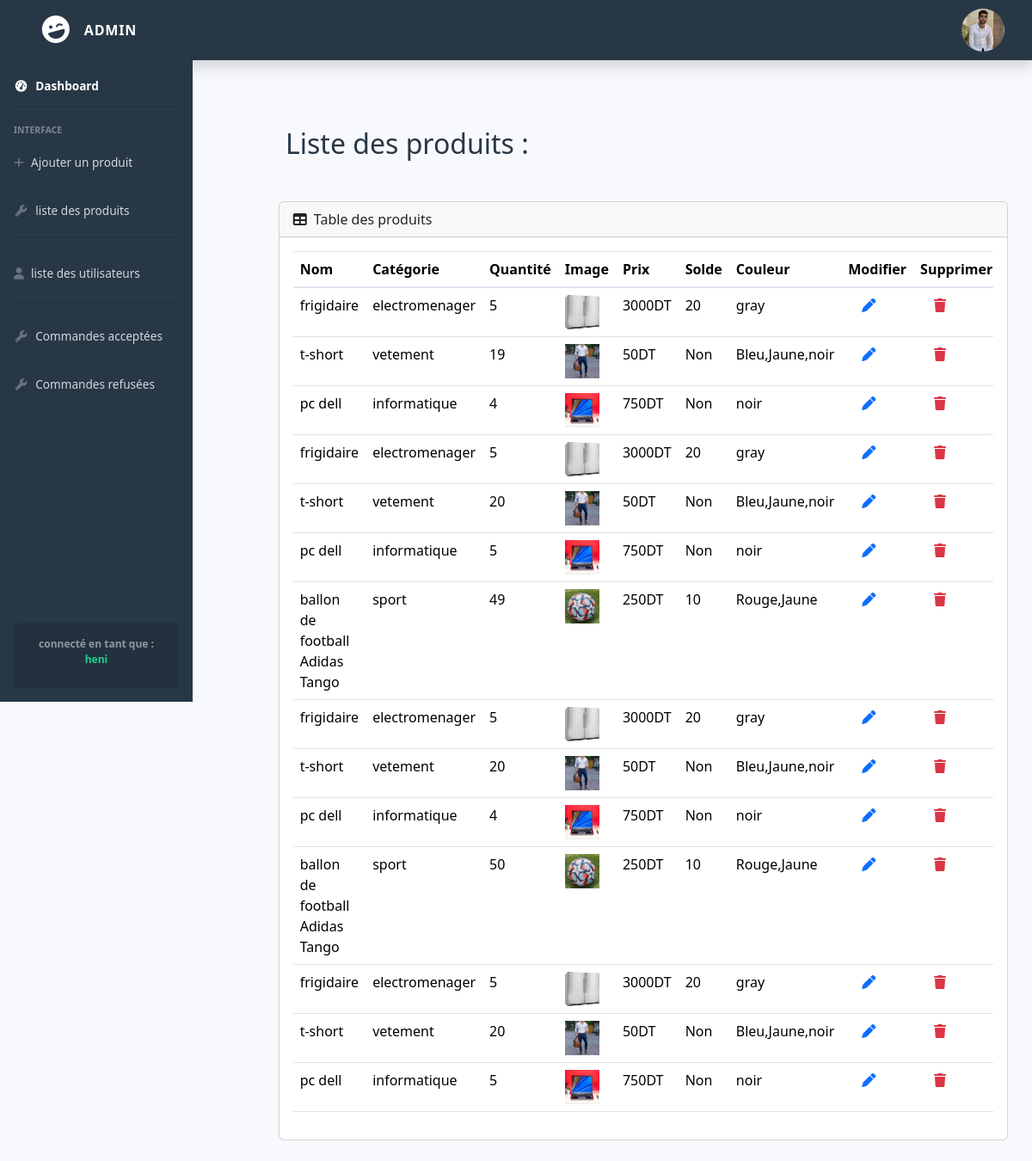
The app's page /admin/listProduct.php (signed in) with its own data.
### tables this page shows
CREATE TABLE `product` (
  `id` int(11) NOT NULL,
  `name` varchar(100) NOT NULL,
  `categorie` varchar(30) NOT NULL,
  `quantite` int(3) NOT NULL,
  `image` varchar(100) NOT NULL,
  `description` longtext NOT NULL,
  `prix` float NOT NULL,
  `solde` int(2) NOT NULL,
  `couleur` varchar(200) NOT NULL,
  `date` date NOT NULL
);

### __tiers/verifSession.php (called while the page is built, shortened)
<?php
    $link = basename($_SERVER['PHP_SELF']);
?>

### models/product.class.php (called while the page is built, shortened)
<?php
    class Products{
        function listProducts(){
            $cnx = new connexion();
            $pdo = $cnx->connect();
            $req = "select * from product ";
            $res = $pdo->query($req) or print_r($pdo->errorInfo()) ;
            return $res;
        }
    }
?>

### admin/listProduct.php (the view)
<?php require_once('../__tiers/header-admin.php') ?>
<div class='row col-10'>
    <div style='margin-top:100px; margin-left:260px;'>
        <?php
            require_once('../models/product.class.php');
            $product = new Products();
            $products = $product->listProducts();
        ?>
        <div class="premiere mt-5">
            <div class="container-fluid contenu">
                <main>
                    <h2 class="ms-5 text-azra9">Liste des produits :</h2>
                    <div class="row justify-content-center mt-5">
                        <div class="col-11">
                            <div class="card mb-4">
                                <div class="card-header header-table ">
                                    <i class="fas fa-table me-1"></i>
                                    Table des produits
                                </div>
                                <div class="card-body">
                                    <div class="table-responsive">
                                        <table class="datatablesSimple table" id="mytable">
                                            <thead>
                                                <tr>
                                                    <th>Nom</th>
                                                    <th>Catégorie</th>
                                                    <th>Quantité</th>
                                                    <th>Image</th>
                                                    <th>Prix</th>
                                                    <th>Solde</th>
                                                    <th>Couleur</th>
                                                    <th>Modifier</th>
                                                    <th>Supprimer</th>
                                                </tr>
                                            </thead>
                                            <tbody>
                                                <?php
                                                    foreach ($products as $prod){
                                                        echo "<tr>
                                                                <td>".$prod['name']."</td>
                                                                <td>".$prod['categorie']."</td>
                                                                <td>".$prod['quantite']."</td>
                                                                <td><img src='uploaded/".$prod['image']."' width='40' height='40'></td>
                                                                <td>".$prod['prix']."DT</td>
                                                                <td>".($prod['solde'] != 0 ? $prod['solde'] : 'Non')."</td>
                                                                <td>".$prod['couleur']."</td>
                                                                <td class='ps-4'>
                                                                    <a class='i' href='editProduct.php?id=".$prod['id']."'>
                                                                        <i class='fas fa-pen'></i>
                                                                    </a>
                                                                </td>
                                                                <td class='ps-4'>
                                                                    <a class='i text-danger' href='deleteProduct.php?id=".$prod['id']."'>
                                                                        <i class='fas fa-trash'></i>
                                                                    </a>
                                                                </td>
                                                            </tr>";
                                                    }
                                                ?>
                                            </tbody>
                                        </table>
                                    </div>
                                </div>
                            </div>
                        </div>
                    </div>
                </main>
            </div>
        </div>
    </div>
<?php require_once('../__tiers/footer-admin.php') ?>

### __tiers/header-admin.php (shortened to what this page needs)
<!DOCTYPE html>
<html lang="en">
<head>
    <?php
            $link = basename($_SERVER['PHP_SELF']);
    ?>
    <link href="https://cdn.jsdelivr.net/npm/simple-datatables@latest/dist/style.css" rel="stylesheet" />
    <link href="https://cdnjs.cloudflare.com/ajax/libs/select2/4.0.3/css/select2.min.css" rel="stylesheet" />
    <?php
        if($link == 'admin.php'){
          echo "<link href='css-admin/sb-admin-2.min.css' rel='stylesheet'>";
          echo"<script src='assets/dataSimple.js' defer></script>";
          echo "<link href='vendor/fontawesome-free/css/all.min.css' rel='stylesheet' type='text/css'>";
          echo "<link rel='stylesheet' href='assets/style.css'>";
        require_once('__tiers/fiche.php') ;
        require_once('__tiers/verifSession.php') ;
        require_once('__tiers/verifierAdmin.php');
        }else{
            echo "<link href='../css-admin/sb-admin-2.min.css' rel='stylesheet'>";
            echo "<link href='../vendor/fontawesome-free/css/all.min.css' rel='stylesheet' type='text/css'>";
            echo "<link rel='stylesheet' href='../assets/style.css'>";
            require_once('../__tiers/fiche.php') ;
            require_once('../__tiers/verifSession.php');
        }
    ?>
</head>
<body id="page-top">
    <div id="wrapper">
        <ul class="navbar-nav bg-azra9 sidebar sidebar-dark accordion" id="accordionSidebar" style='position: fixed;z-index: 100;'>
            <?php $a= $link=='admin.php'?'admin.php' : '../admin.php' ; ?>
            <a class="sidebar-brand d-flex align-items-center justify-content-center" href="<?=$a?>">
                <div class="sidebar-brand-icon rotate-n-15">
                    <i class="fas fa-laugh-wink"></i>
                </div>
                <div class="sidebar-brand-text mx-3">ADMIN</div>
            </a>
            <hr class="sidebar-divider my-0">
            <?php $a= $link=='admin.php'?'admin/' : '' ; ?>
            <li class="nav-item active">
                <a class="nav-link" href="<?=$a.'listProduct.php' ?>" >
                    <i class="fas fa-fw fa-tachometer-alt"></i>
                    <span>Dashboard</span></a>
            </li>
            <hr class="sidebar-divider">
            <div class="sidebar-heading">
                Interface
            </div>
            <li class="nav-item">
                <a class="nav-link collapsed" href="<?=$a.'addProduct.php' ?>" >
                    <i class="fas fa-plus"></i>
                    <span>Ajouter un produit</span>
                </a>
            </li>
            <li class="nav-item">
                <a class="nav-link collapsed" href="<?=$a.'listProduct.php' ?>" >
                    <i class="fas fa-fw fa-wrench"></i>
                    <span>liste des produits</span>
                </a>
            </li>
            <hr class="sidebar-divider">
            <li class="nav-item">
                <a class="nav-link collapsed" href="<?=$a.'listUsers.php' ?>" >
                    <i class="fas fa-user"></i>
                    <span>liste des utilisateurs</span>
                </a>
            </li>
            <hr class="sidebar-divider d-none d-md-block">
            <li class="nav-item">
                <a class="nav-link collapsed" href="<?=$a.'commandeAccepter.php' ?>" >
                    <i class="fas fa-fw fa-wrench"></i>
                    <span>Commandes acceptées</span>
                </a>
            </li>
            <li class="nav-item">
                <a class="nav-link collapsed" href="<?=$a.'commandeRefuser.php' ?>" >
                    <i class="fas fa-fw fa-wrench"></i>
                    <span>Commandes refusées</span>
                </a>
            </li>
            <div class="sidebar-card d-none d-lg-flex" style="margin-top: 250px;">
                <p class="text-center mb-2"><strong>connecté en tant que : <span class='text-vert'> <?= $_SESSION['name'] ;?></span> </strong></p>
            </div>
        </ul>
        <div id="content-wrapper" class="d-flex flex-column">
            <div id="content">
                <nav class="navbar bg-azra9 topbar mb-4 static-top shadow d-flex justify-content-end" style="position: fixed;right: -2px;width: 88%;z-index: 2;">
                    <?php
                        $nom_fichier = basename($_SERVER['PHP_SELF']);
                        if($_SESSION['image'] == '')
                        $avatar = 'img/avatar.svg' ;
                        else
                        $avatar = 'img/uploaded/'.$_SESSION['image'] ;
                        if($nom_fichier == 'admin.php'){
                        echo"
                            <img class='rounded-5 float-left' width='50' src='user/$avatar' alt='' id='avatar' style='margin-top:-220px;margin-right:-140px;'>";
                        }else{
                        echo"
                            <img class='rounded-5 float-left' width='50' src='../user/$avatar' id='avatar' style='margin-top: -220px;margin-right:-154px;'>";
                        }
                    ?>
                </nav>

### __tiers/fiche.php (shortened to what this page needs)
<link href="https://cdn.jsdelivr.net/npm/bootstrap@5.3.3/dist/css/bootstrap.min.css" rel="stylesheet">
<link rel="stylesheet" href="../assets/style.css">

### __tiers/footer-admin.php (shortened to what this page needs)
</div>
        </div>
    </div>
</body>
</html>

### assets/style.css (style rules this page uses)
:root { --blue:#273746; --vert:#21D192; }
* { margin: 0; padding: 0; box-sizing: border-box; }
.bg-azra9 { background-color: var(--blue) !important; color:white !important; }
.text-vert { color:var(--vert )!important; }
.text-azra9 { color:var(--blue )!important; }

### records on screen
product: name "frigidaire", categorie "electromenager", quantite "5", image (picture), prix "3000", solde "20", couleur "gray"
product: name "t-short", categorie "vetement", quantite "19", image (picture), prix "50", solde "Non", couleur "Bleu,Jaune,noir"
product: name "pc dell", categorie "informatique", quantite "4", image (picture), prix "750", solde "Non", couleur "noir"
product: name "frigidaire", categorie "electromenager", quantite "5", image (picture), prix "3000", solde "20", couleur "gray"
product: name "t-short", categorie "vetement", quantite "20", image (picture), prix "50", solde "Non", couleur "Bleu,Jaune,noir"
product: name "pc dell", categorie "informatique", quantite "5", image (picture), prix "750", solde "Non", couleur "noir"
product: name "ballon de football Adidas Tango", categorie "sport", quantite "49", image (picture), prix "250", solde "10", couleur "Rouge,Jaune"
product: name "frigidaire", categorie "electromenager", quantite "5", image (picture), prix "3000", solde "20", couleur "gray"
product: name "t-short", categorie "vetement", quantite "20", image (picture), prix "50", solde "Non", couleur "Bleu,Jaune,noir"
product: name "pc dell", categorie "informatique", quantite "4", image (picture), prix "750", solde "Non", couleur "noir"
product: name "ballon de football Adidas Tango", categorie "sport", quantite "50", image (picture), prix "250", solde "10", couleur "Rouge,Jaune"
product: name "frigidaire", categorie "electromenager", quantite "5", image (picture), prix "3000", solde "20", couleur "gray"
product: name "t-short", categorie "vetement", quantite "20", image (picture), prix "50", solde "Non", couleur "Bleu,Jaune,noir"
product: name "pc dell", categorie "informatique", quantite "5", image (picture), prix "750", solde "Non", couleur "noir"

### other values on screen
$_SESSION['name'] "heni"
